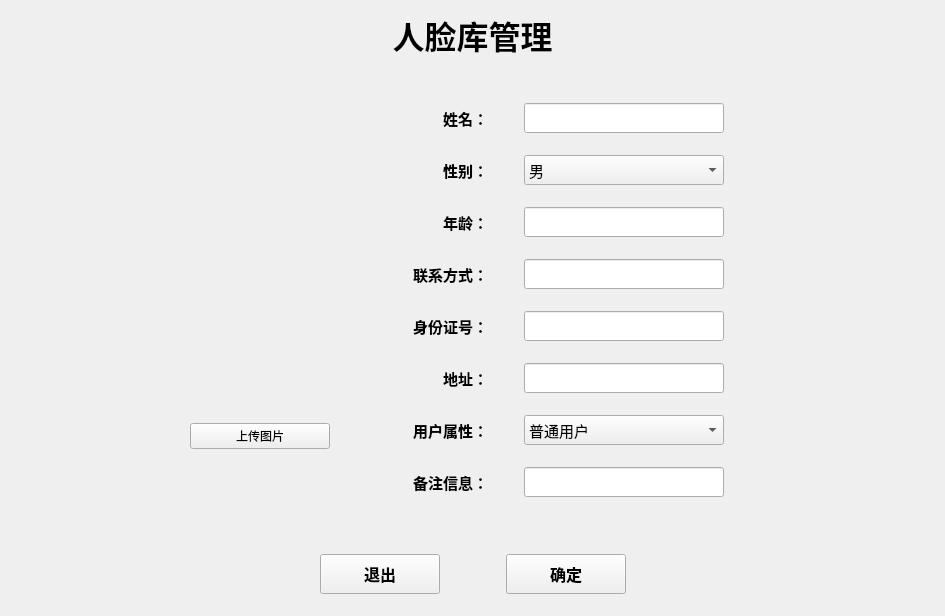
<?xml version="1.0" encoding="UTF-8"?>
<ui version="4.0">
 <class>FaceUserLibrary</class>
 <widget class="QWidget" name="FaceUserLibrary">
  <property name="geometry">
   <rect>
    <x>0</x>
    <y>0</y>
    <width>945</width>
    <height>610</height>
   </rect>
  </property>
  <property name="maximumSize">
   <size>
    <width>945</width>
    <height>640</height>
   </size>
  </property>
  <property name="windowTitle">
   <string>用户管理</string>
  </property>
  <layout class="QVBoxLayout" name="verticalLayout_2">
   <item>
    <widget class="QLabel" name="label_title">
     <property name="sizePolicy">
      <sizepolicy hsizetype="Preferred" vsizetype="Fixed">
       <horstretch>0</horstretch>
       <verstretch>0</verstretch>
      </sizepolicy>
     </property>
     <property name="font">
      <font>
       <family>幼圆</family>
       <pointsize>24</pointsize>
       <weight>75</weight>
       <bold>true</bold>
      </font>
     </property>
     <property name="text">
      <string>人脸库管理</string>
     </property>
     <property name="alignment">
      <set>Qt::AlignCenter</set>
     </property>
    </widget>
   </item>
   <item>
    <widget class="QWidget" name="widget_4" native="true">
     <property name="styleSheet">
      <string notr="true">border-color: rgb(0, 0, 0);</string>
     </property>
     <layout class="QHBoxLayout" name="horizontalLayout_2">
      <item>
       <spacer name="horizontalSpacer">
        <property name="orientation">
         <enum>Qt::Horizontal</enum>
        </property>
        <property name="sizeHint" stdset="0">
         <size>
          <width>40</width>
          <height>20</height>
         </size>
        </property>
       </spacer>
      </item>
      <item>
       <widget class="QWidget" name="widget_2" native="true">
        <layout class="QVBoxLayout" name="verticalLayout">
         <item>
          <widget class="QLabel" name="label_display_image">
           <property name="minimumSize">
            <size>
             <width>140</width>
             <height>200</height>
            </size>
           </property>
           <property name="maximumSize">
            <size>
             <width>140</width>
             <height>200</height>
            </size>
           </property>
           <property name="text">
            <string/>
           </property>
          </widget>
         </item>
         <item>
          <widget class="QPushButton" name="button_load_image">
           <property name="text">
            <string>上传图片</string>
           </property>
          </widget>
         </item>
        </layout>
       </widget>
      </item>
      <item>
       <widget class="QWidget" name="widget" native="true">
        <property name="minimumSize">
         <size>
          <width>420</width>
          <height>450</height>
         </size>
        </property>
        <property name="maximumSize">
         <size>
          <width>420</width>
          <height>450</height>
         </size>
        </property>
        <layout class="QGridLayout" name="gridLayout">
         <item row="0" column="0">
          <widget class="QLabel" name="label_2">
           <property name="minimumSize">
            <size>
             <width>100</width>
             <height>30</height>
            </size>
           </property>
           <property name="maximumSize">
            <size>
             <width>100</width>
             <height>30</height>
            </size>
           </property>
           <property name="font">
            <font>
             <family>04b_21</family>
             <pointsize>11</pointsize>
             <weight>75</weight>
             <bold>true</bold>
            </font>
           </property>
           <property name="text">
            <string>姓名：</string>
           </property>
           <property name="alignment">
            <set>Qt::AlignRight|Qt::AlignTrailing|Qt::AlignVCenter</set>
           </property>
          </widget>
         </item>
         <item row="0" column="1">
          <widget class="QLineEdit" name="edit_name">
           <property name="minimumSize">
            <size>
             <width>200</width>
             <height>30</height>
            </size>
           </property>
           <property name="maximumSize">
            <size>
             <width>200</width>
             <height>30</height>
            </size>
           </property>
          </widget>
         </item>
         <item row="1" column="0">
          <widget class="QLabel" name="label_3">
           <property name="minimumSize">
            <size>
             <width>100</width>
             <height>30</height>
            </size>
           </property>
           <property name="maximumSize">
            <size>
             <width>100</width>
             <height>30</height>
            </size>
           </property>
           <property name="font">
            <font>
             <family>04b_21</family>
             <pointsize>11</pointsize>
             <weight>75</weight>
             <bold>true</bold>
            </font>
           </property>
           <property name="text">
            <string>性别：</string>
           </property>
           <property name="alignment">
            <set>Qt::AlignRight|Qt::AlignTrailing|Qt::AlignVCenter</set>
           </property>
          </widget>
         </item>
         <item row="1" column="1">
          <widget class="QComboBox" name="box_sex">
           <property name="minimumSize">
            <size>
             <width>200</width>
             <height>30</height>
            </size>
           </property>
           <property name="maximumSize">
            <size>
             <width>200</width>
             <height>30</height>
            </size>
           </property>
           <property name="font">
            <font>
             <family>04b_21</family>
             <pointsize>11</pointsize>
            </font>
           </property>
           <item>
            <property name="text">
             <string>男</string>
            </property>
           </item>
           <item>
            <property name="text">
             <string>女</string>
            </property>
           </item>
          </widget>
         </item>
         <item row="2" column="0">
          <widget class="QLabel" name="label_4">
           <property name="minimumSize">
            <size>
             <width>100</width>
             <height>30</height>
            </size>
           </property>
           <property name="maximumSize">
            <size>
             <width>100</width>
             <height>30</height>
            </size>
           </property>
           <property name="font">
            <font>
             <family>04b_21</family>
             <pointsize>11</pointsize>
             <weight>75</weight>
             <bold>true</bold>
            </font>
           </property>
           <property name="text">
            <string>年龄：</string>
           </property>
           <property name="alignment">
            <set>Qt::AlignRight|Qt::AlignTrailing|Qt::AlignVCenter</set>
           </property>
          </widget>
         </item>
         <item row="2" column="1">
          <widget class="QLineEdit" name="edit_age">
           <property name="minimumSize">
            <size>
             <width>200</width>
             <height>30</height>
            </size>
           </property>
           <property name="maximumSize">
            <size>
             <width>200</width>
             <height>30</height>
            </size>
           </property>
          </widget>
         </item>
         <item row="3" column="0">
          <widget class="QLabel" name="label_5">
           <property name="minimumSize">
            <size>
             <width>100</width>
             <height>30</height>
            </size>
           </property>
           <property name="maximumSize">
            <size>
             <width>100</width>
             <height>30</height>
            </size>
           </property>
           <property name="font">
            <font>
             <family>04b_21</family>
             <pointsize>11</pointsize>
             <weight>75</weight>
             <bold>true</bold>
            </font>
           </property>
           <property name="text">
            <string>联系方式：</string>
           </property>
           <property name="alignment">
            <set>Qt::AlignRight|Qt::AlignTrailing|Qt::AlignVCenter</set>
           </property>
          </widget>
         </item>
         <item row="3" column="1">
          <widget class="QLineEdit" name="edit_phone">
           <property name="minimumSize">
            <size>
             <width>200</width>
             <height>30</height>
            </size>
           </property>
           <property name="maximumSize">
            <size>
             <width>200</width>
             <height>30</height>
            </size>
           </property>
          </widget>
         </item>
         <item row="4" column="0">
          <widget class="QLabel" name="label_6">
           <property name="minimumSize">
            <size>
             <width>100</width>
             <height>30</height>
            </size>
           </property>
           <property name="maximumSize">
            <size>
             <width>100</width>
             <height>30</height>
            </size>
           </property>
           <property name="font">
            <font>
             <family>04b_21</family>
             <pointsize>11</pointsize>
             <weight>75</weight>
             <bold>true</bold>
            </font>
           </property>
           <property name="text">
            <string>身份证号：</string>
           </property>
           <property name="alignment">
            <set>Qt::AlignRight|Qt::AlignTrailing|Qt::AlignVCenter</set>
           </property>
          </widget>
         </item>
         <item row="4" column="1">
          <widget class="QLineEdit" name="edit_card_id">
           <property name="minimumSize">
            <size>
             <width>200</width>
             <height>30</height>
            </size>
           </property>
           <property name="maximumSize">
            <size>
             <width>200</width>
             <height>30</height>
            </size>
           </property>
          </widget>
         </item>
         <item row="5" column="0">
          <widget class="QLabel" name="label_7">
           <property name="minimumSize">
            <size>
             <width>100</width>
             <height>30</height>
            </size>
           </property>
           <property name="maximumSize">
            <size>
             <width>100</width>
             <height>30</height>
            </size>
           </property>
           <property name="font">
            <font>
             <family>04b_21</family>
             <pointsize>11</pointsize>
             <weight>75</weight>
             <bold>true</bold>
            </font>
           </property>
           <property name="text">
            <string>地址：</string>
           </property>
           <property name="alignment">
            <set>Qt::AlignRight|Qt::AlignTrailing|Qt::AlignVCenter</set>
           </property>
          </widget>
         </item>
         <item row="5" column="1">
          <widget class="QLineEdit" name="edit_address">
           <property name="minimumSize">
            <size>
             <width>200</width>
             <height>30</height>
            </size>
           </property>
           <property name="maximumSize">
            <size>
             <width>200</width>
             <height>30</height>
            </size>
           </property>
          </widget>
         </item>
         <item row="6" column="0">
          <widget class="QLabel" name="label_8">
           <property name="minimumSize">
            <size>
             <width>100</width>
             <height>30</height>
            </size>
           </property>
           <property name="maximumSize">
            <size>
             <width>100</width>
             <height>30</height>
            </size>
           </property>
           <property name="font">
            <font>
             <family>04b_21</family>
             <pointsize>11</pointsize>
             <weight>75</weight>
             <bold>true</bold>
            </font>
           </property>
           <property name="text">
            <string>用户属性：</string>
           </property>
           <property name="alignment">
            <set>Qt::AlignRight|Qt::AlignTrailing|Qt::AlignVCenter</set>
           </property>
          </widget>
         </item>
         <item row="6" column="1">
          <widget class="QComboBox" name="box_user_type">
           <property name="minimumSize">
            <size>
             <width>200</width>
             <height>30</height>
            </size>
           </property>
           <property name="maximumSize">
            <size>
             <width>200</width>
             <height>30</height>
            </size>
           </property>
           <property name="font">
            <font>
             <family>04b_21</family>
             <pointsize>11</pointsize>
            </font>
           </property>
           <item>
            <property name="text">
             <string>普通用户</string>
            </property>
           </item>
           <item>
            <property name="text">
             <string>白名单用户</string>
            </property>
           </item>
           <item>
            <property name="text">
             <string>黑名单用户</string>
            </property>
           </item>
          </widget>
         </item>
         <item row="7" column="0">
          <widget class="QLabel" name="label_9">
           <property name="minimumSize">
            <size>
             <width>100</width>
             <height>30</height>
            </size>
           </property>
           <property name="maximumSize">
            <size>
             <width>100</width>
             <height>30</height>
            </size>
           </property>
           <property name="font">
            <font>
             <family>04b_21</family>
             <pointsize>11</pointsize>
             <weight>75</weight>
             <bold>true</bold>
            </font>
           </property>
           <property name="text">
            <string>备注信息：</string>
           </property>
           <property name="alignment">
            <set>Qt::AlignRight|Qt::AlignTrailing|Qt::AlignVCenter</set>
           </property>
          </widget>
         </item>
         <item row="7" column="1">
          <widget class="QLineEdit" name="edit_remark">
           <property name="minimumSize">
            <size>
             <width>200</width>
             <height>30</height>
            </size>
           </property>
           <property name="maximumSize">
            <size>
             <width>200</width>
             <height>30</height>
            </size>
           </property>
          </widget>
         </item>
        </layout>
       </widget>
      </item>
      <item>
       <spacer name="horizontalSpacer_2">
        <property name="orientation">
         <enum>Qt::Horizontal</enum>
        </property>
        <property name="sizeHint" stdset="0">
         <size>
          <width>40</width>
          <height>20</height>
         </size>
        </property>
       </spacer>
      </item>
     </layout>
    </widget>
   </item>
   <item>
    <widget class="QWidget" name="widget_3" native="true">
     <layout class="QHBoxLayout" name="horizontalLayout">
      <item>
       <spacer name="horizontalSpacer_3">
        <property name="orientation">
         <enum>Qt::Horizontal</enum>
        </property>
        <property name="sizeHint" stdset="0">
         <size>
          <width>40</width>
          <height>20</height>
         </size>
        </property>
       </spacer>
      </item>
      <item>
       <widget class="QPushButton" name="button_exit">
        <property name="minimumSize">
         <size>
          <width>120</width>
          <height>40</height>
         </size>
        </property>
        <property name="maximumSize">
         <size>
          <width>120</width>
          <height>40</height>
         </size>
        </property>
        <property name="font">
         <font>
          <family>04b_21</family>
          <pointsize>12</pointsize>
          <weight>75</weight>
          <bold>true</bold>
         </font>
        </property>
        <property name="text">
         <string>退出</string>
        </property>
       </widget>
      </item>
      <item>
       <spacer name="horizontalSpacer_5">
        <property name="orientation">
         <enum>Qt::Horizontal</enum>
        </property>
        <property name="sizeType">
         <enum>QSizePolicy::Fixed</enum>
        </property>
        <property name="sizeHint" stdset="0">
         <size>
          <width>60</width>
          <height>20</height>
         </size>
        </property>
       </spacer>
      </item>
      <item>
       <widget class="QPushButton" name="button_sure">
        <property name="minimumSize">
         <size>
          <width>120</width>
          <height>40</height>
         </size>
        </property>
        <property name="maximumSize">
         <size>
          <width>120</width>
          <height>40</height>
         </size>
        </property>
        <property name="font">
         <font>
          <family>04b_21</family>
          <pointsize>12</pointsize>
          <weight>75</weight>
          <bold>true</bold>
         </font>
        </property>
        <property name="text">
         <string>确定</string>
        </property>
       </widget>
      </item>
      <item>
       <spacer name="horizontalSpacer_4">
        <property name="orientation">
         <enum>Qt::Horizontal</enum>
        </property>
        <property name="sizeHint" stdset="0">
         <size>
          <width>40</width>
          <height>20</height>
         </size>
        </property>
       </spacer>
      </item>
     </layout>
    </widget>
   </item>
  </layout>
 </widget>
 <layoutdefault spacing="6" margin="11"/>
 <resources/>
 <connections/>
</ui>
